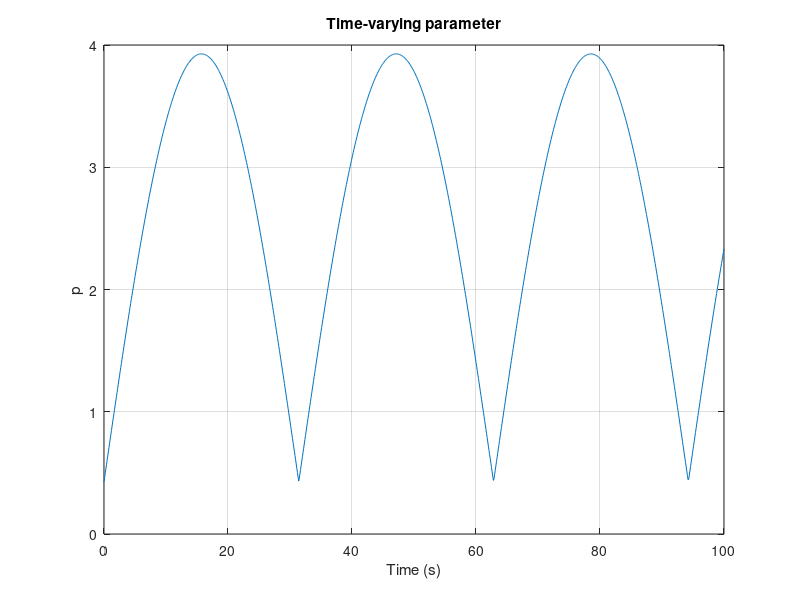

Here is the MATLAB script that generated this plot:
% Plot time-varying parameter
%
time = 0:0.1:100;
%
for i = 1:1001
    t = time(i);
    p(i) = 2.0/4.68 + 3.5*abs(sin(0.1*t));
end
%
figure(1)
plot(time,p)
grid
xlabel('Time (s)')
ylabel('p')
title('Time-varying parameter')